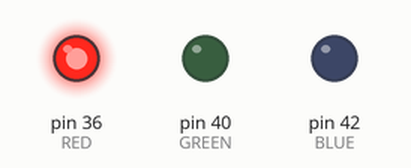
Simulated run of this sketch. Board: Arduino Mega 2560, built with avr-gcc and run on an emulated ATmega2560. On the bench: output pins drawn as LEDs (lit = HIGH).

Above: at 0.5 s.
At 1.5 s:
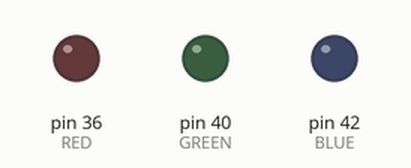
At 2.5 s:
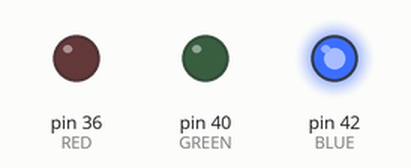
At 4.5 s:
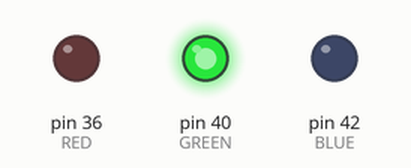
Timing chart, 0 to 6.5 s (numbered marks = the images above):
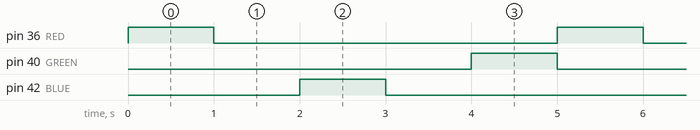

Measured:
- by itself, pin 36 (RED), pin 40 (GREEN), pin 42 (BLUE): alternates HIGH for 1.0 s and LOW for 4.0 s
- by itself, everything shown: repeats every 5.0 s, in 6 steps

The sketch:

ledTest.ino
```cpp
#define RED 36
#define BLUE 42
#define GREEN 40
void setup() {
  pinMode(RED, OUTPUT);
  pinMode(BLUE, OUTPUT);
  pinMode(GREEN, OUTPUT);
}

void loop() {
  digitalWrite(RED, 1);
  delay(1000);
  digitalWrite(RED, 0);
  delay(1000);
  digitalWrite(BLUE, 1);
  delay(1000);
  digitalWrite(BLUE, 0);
  delay(1000);
  digitalWrite(GREEN, 1);
  delay(1000);
  digitalWrite(GREEN, 0);
//  delay(1000);

}
```
